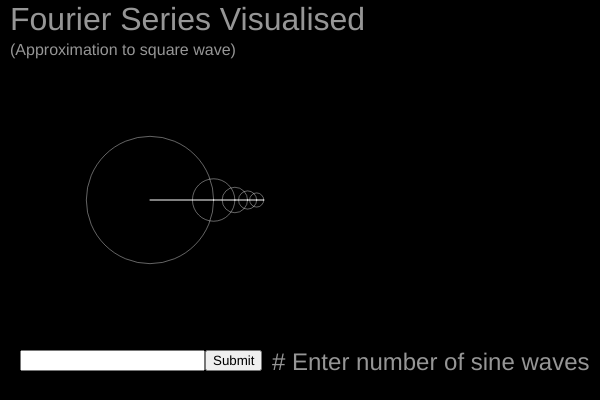
Frame 1 (no input)
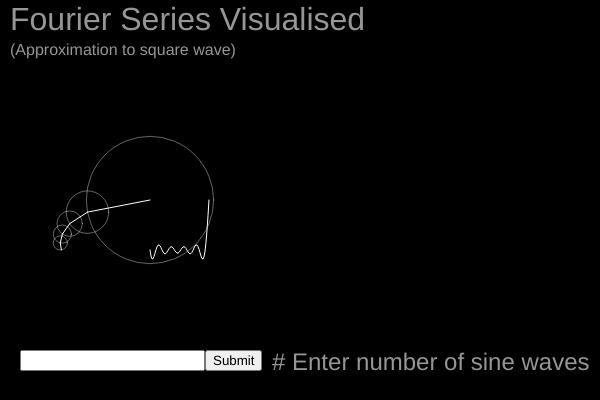
Frame 60 (no input)
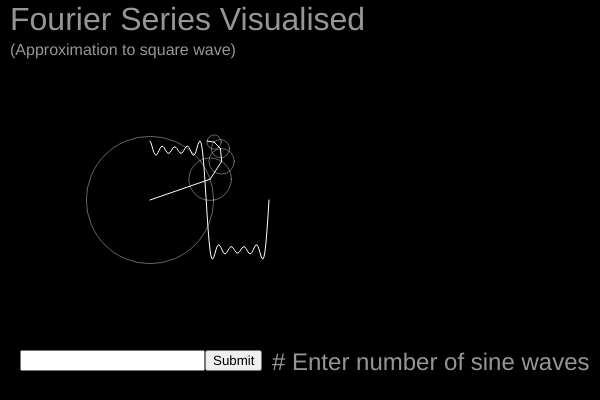
Frame 120 (the mouse pressed at the canvas centre since frame 60)

The p5.js sketch that drew these frames (run headless with seeded random() and noise() and a simulated clock; from frame 60 on, the mouse is pressed at the canvas centre):

// p5.js sketch
// ── sketch.js
let angle = 0;
let time = 0;
let wave = [];
let N=5;

function setup() {
  // put setup code here
  createCanvas(600, 400);
  input = createInput();
  input.position(20,350);
  button = createButton('Submit');
  button.position(input.x + input.width,350);
  button.mousePressed(changeValue);


}

function changeValue(){
	N = int(input.value());
}

function draw() {
  // put drawing code here
  background(0);

  push();
  textSize(32);
  noStroke();
  fill(150,150,150);
  text('Fourier Series Visualised', 10,30);
  textSize(16);
  text('(Approximation to square wave)', 10,55);
  textSize(24);
  text('# Enter number of sine waves', button.x + button.width + 10, button.y + 20)
  pop()

  translate(150,200);
  let x = 0;
  let y = 0;

  for(let i=0;i<N;i++){
  	  let n = i*2 + 1;
  	  let prevx = x;
  	  let prevy = y;

  	  let radius = 50 * (4 / ( n * PI));
  	  x += radius * cos(n * time);
	  y += radius * sin(n * time);
	  
  
	  stroke(255, 100);
	  noFill();
	  ellipse(prevx,prevy,radius*2);
	  
	 
	  // fill(255);
	  stroke(255);
	  line(prevx, prevy, x, y);
	  // ellipse(x, y, 8);

	  // translate(200, 0);
	  // line(x-200,y, 0, wave[0]);
  }
  wave.unshift(y);
  beginShape();
  noFill();
  for(let i = 0; i < wave.length; i++){
  	vertex(i, wave[i]);
  }
  endShape();

  time += 0.05;

  if(wave.length > 400){
  	wave.pop();
  }
}
// ── contact.html
<!DOCTYPE html PUBLIC "-//W3C//DTD HTML 4.01 Transitional//EN">

<html>

  <head>

    <meta http-equiv="content-type" content="text/html; charset=UTF-8">

    <meta charset="UTF-8">

    <title>Nikhil's Webpage Contact</title>

    <meta name="description" content="A description of your website">

    <meta name="keywords" content="keyword1, keyword2, keyword3">

    <link href="style1.css" rel="stylesheet" type="text/css">

  </head>

  <body>

    <div id="wrapper">

      <div id="header">

        <div class="top_banner">

          <h1>Contact<br>

          </h1>

          <p>Reach me!<br>

          </p>

          <br>

        </div>

      </div>

      <div id="page_content">

        <!--Template designed by--><a

          href="http://www.htmltemplates.net"><img

            src="images/copyright.gif" class="copyright"

            alt="http://www.htmltemplates.net"></a>

        <div class="navigation">

          <ul>

            <li><a href="index.html">Home</a></li>

            <li><a href="Academics.html">Academics</a></li>

            <li><a href="Positions.html">Positions Held</a></li>

            <li><a href="Students.html">Students</a></li>

            <li><a href="Research.html">Research</a></li>

            <li><a href="Projects.html">Projects</a></li>

            <li><a href="Publications.html">Publications</a></li>

            <li><a href="Contact.html">Contact</a></li>

          </ul>

        </div>

        <div class="left_side_bar">

          <div class="col_1">

            <h1>Some Readings<br>

            </h1>

            <div class="box">

              <ul>

                <li><a href="#">Item 1</a></li>

              </ul>

            </div>

          </div>

          <div class="col_1">

            <h1>Some thoughts<br>

            </h1>

            <div class="box">

              <p>Enter&nbsp; content here...</p>

              <br>

            </div>

          </div>

        </div>

        <div class="right_section">

          <div class="common_content">

            <h2>Details<br>

            </h2>

            <hr>

            <ul>

            </ul>

            <span style="caret-color: rgb(0, 0, 0); color: rgb(0, 0, 0);

              font-family: Helvetica; font-size: 12px; font-style:

              normal; font-variant-caps: normal; font-weight: normal;

              letter-spacing: normal; orphans: 2; text-align: start;

              text-indent: 0px; text-transform: none; white-space:

              normal; widows: 2; word-spacing: 0px;

              -webkit-text-size-adjust: auto; -webkit-text-stroke-width:

              0px; text-decoration: none; display: inline !important;

              float: none;">NIKHIL SAINI</span><br

              style="caret-color: rgb(0, 0, 0); color: rgb(0, 0, 0);

              font-family: Helvetica; font-size: 12px; font-style:

              normal; font-variant-caps: normal; font-weight: normal;

              letter-spacing: normal; orphans: 2; text-align: start;

              text-indent: 0px; text-transform: none; white-space:

              normal; widows: 2; word-spacing: 0px;

              -webkit-text-size-adjust: auto; -webkit-text-stroke-width:

              0px; text-decoration: none;">

            <span style="caret-color: rgb(0, 0, 0); color: rgb(0, 0, 0);

              font-family: Helvetica; font-size: 12px; font-style:

              normal; font-variant-caps: normal; font-weight: normal;

              letter-spacing: normal; orphans: 2; text-align: start;

              text-indent: 0px; text-transform: none; white-space:

              normal; widows: 2; word-spacing: 0px;

              -webkit-text-size-adjust: auto; -webkit-text-stroke-width:

              0px; text-decoration: none; display: inline !important;

              float: none;">Professor</span><br style="caret-color:

              rgb(0, 0, 0); color: rgb(0, 0, 0); font-family: Helvetica;

              font-size: 12px; font-style: normal; font-variant-caps:

              normal; font-weight: normal; letter-spacing: normal;

              orphans: 2; text-align: start; text-indent: 0px;

              text-transform: none; white-space: normal; widows: 2;

              word-spacing: 0px; -webkit-text-size-adjust: auto;

              -webkit-text-stroke-width: 0px; text-decoration: none;">

            <span style="caret-color: rgb(0, 0, 0); color: rgb(0, 0, 0);

              font-family: Helvetica; font-size: 12px; font-style:

              normal; font-variant-caps: normal; font-weight: normal;

              letter-spacing: normal; orphans: 2; text-align: start;

              text-indent: 0px; text-transform: none; white-space:

              normal; widows: 2; word-spacing: 0px;

              -webkit-text-size-adjust: auto; -webkit-text-stroke-width:

              0px; text-decoration: none; display: inline !important;

              float: none;">Centre for Technology Alternatives

              for&nbsp;Rural Areas (CTARA)<br>

              nikhil196@iitb.ac.in</span><br style="caret-color: rgb(0,

              0, 0); color: rgb(0, 0, 0); font-family: Helvetica;

              font-size: 12px; font-style: normal; font-variant-caps:

              normal; font-weight: normal; letter-spacing: normal;

              orphans: 2; text-align: start; text-indent: 0px;

              text-transform: none; white-space: normal; widows: 2;

              word-spacing: 0px; -webkit-text-size-adjust: auto;

              -webkit-text-stroke-width: 0px; text-decoration: none;">

            <span style="caret-color: rgb(0, 0, 0); color: rgb(0, 0, 0);

              font-family: Helvetica; font-size: 12px; font-style:

              normal; font-variant-caps: normal; font-weight: normal;

              letter-spacing: normal; orphans: 2; text-align: start;

              text-indent: 0px; text-transform: none; white-space:

              normal; widows: 2; word-spacing: 0px;

              -webkit-text-size-adjust: auto; -webkit-text-stroke-width:

              0px; text-decoration: none; display: inline !important;

              float: none;">http://www.iitb.ac.in/~ctara/</span><br

              style="caret-color: rgb(0, 0, 0); color: rgb(0, 0, 0);

              font-family: Helvetica; font-size: 12px; font-style:

              normal; font-variant-caps: normal; font-weight: normal;

              letter-spacing: normal; orphans: 2; text-align: start;

              text-indent: 0px; text-transform: none; white-space:

              normal; widows: 2; word-spacing: 0px;

              -webkit-text-size-adjust: auto; -webkit-text-stroke-width:

              0px; text-decoration: none;">

            <span style="caret-color: rgb(0, 0, 0); color: rgb(0, 0, 0);

              font-family: Helvetica; font-size: 12px; font-style:

              normal; font-variant-caps: normal; font-weight: normal;

              letter-spacing: normal; orphans: 2; text-align: start;

              text-indent: 0px; text-transform: none; white-space:

              normal; widows: 2; word-spacing: 0px;

              -webkit-text-size-adjust: auto; -webkit-text-stroke-width:

              0px; text-decoration: none; display: inline !important;

              float: none;">Telphone: +91-22-25767830 (O)</span><br

              style="caret-color: rgb(0, 0, 0); color: rgb(0, 0, 0);

              font-family: Helvetica; font-size: 12px; font-style:

              normal; font-variant-caps: normal; font-weight: normal;

              letter-spacing: normal; orphans: 2; text-align: start;

              text-indent: 0px; text-transform: none; white-space:

              normal; widows: 2; word-spacing: 0px;

              -webkit-text-size-adjust: auto; -webkit-text-stroke-width:

              0px; text-decoration: none;">

            <span style="caret-color: rgb(0, 0, 0); color: rgb(0, 0, 0);

              font-family: Helvetica; font-size: 12px; font-style:

              normal; font-variant-caps: normal; font-weight: normal;

              letter-spacing: normal; orphans: 2; text-align: start;

              text-indent: 0px; text-transform: none; white-space:

              normal; widows: 2; word-spacing: 0px;

              -webkit-text-size-adjust: auto; -webkit-text-stroke-width:

              0px; text-decoration: none; display: inline !important;

              float: none;">&nbsp; &nbsp; &nbsp; &nbsp; &nbsp; &nbsp;

              &nbsp; &nbsp; +91-22-25768830 (R)</span><br

              style="caret-color: rgb(0, 0, 0); color: rgb(0, 0, 0);

              font-family: Helvetica; font-size: 12px; font-style:

              normal; font-variant-caps: normal; font-weight: normal;

              letter-spacing: normal; orphans: 2; text-align: start;

              text-indent: 0px; text-transform: none; white-space:

              normal; widows: 2; word-spacing: 0px;

              -webkit-text-size-adjust: auto; -webkit-text-stroke-width:

              0px; text-decoration: none;">

            <span style="caret-color: rgb(0, 0, 0); color: rgb(0, 0, 0);

              font-family: Helvetica; font-size: 12px; font-style:

              normal; font-variant-caps: normal; font-weight: normal;

              letter-spacing: normal; orphans: 2; text-align: start;

              text-indent: 0px; text-transform: none; white-space:

              normal; widows: 2; word-spacing: 0px;

              -webkit-text-size-adjust: auto; -webkit-text-stroke-width:

              0px; text-decoration: none; display: inline !important;

              float: none;">Mobile: &nbsp; +91-9619182552</span>

            <ul>

            </ul>

            <hr>

            <ul>

              <meta charset="utf-8">

            </ul>

            <h2>How to reach my office<br>

            </h2>

            <hr><br>

            <br>

            <ul>

              <ul class="ul-card " style="box-sizing: border-box;

                margin-top: 0px; margin-bottom: 1rem; font-size: medium;

                font-style: normal; font-variant-ligatures: normal;

                font-variant-caps: normal; font-weight: 400;

                letter-spacing: normal; orphans: 2; text-indent: 0px;

                text-transform: none; white-space: normal; widows: 2;

                word-spacing: 0px; -webkit-text-stroke-width: 0px;

                text-decoration-style: initial; text-decoration-color:

                initial; color: rgb(0, 0, 0); font-family: Times;

                text-align: start; background-color: rgb(211, 211,

                211);">

              </ul>

            </ul>

          </div>

          <div class="mapouter">

            <div class="gmap_canvas"><iframe id="gmap_canvas"

src="https://maps.google.com/maps?q=applied%20materials%20exploration%20center%2C%20iit%20bombay&amp;t=&amp;z=13&amp;ie=UTF8&amp;iwloc=&amp;output=embed"

                scrolling="no" marginheight="0" marginwidth="0"

                width="600" frameborder="0" height="500"></iframe></div>

            <style>.mapouter{text-align:right;height:500px;width:600px;}.gmap_canvas {overflow:hidden;background:none!important;height:500px;width:600px;}</style></div>

        </div>

        <!--start footer from here-->

        <div id="footer">Last updated Aug2018<br>

        </div>

      </div>

    </div>

  </body>

</html>



// ── google17c41cb7d874defe.html
google-site-verification: google17c41cb7d874defe.html
